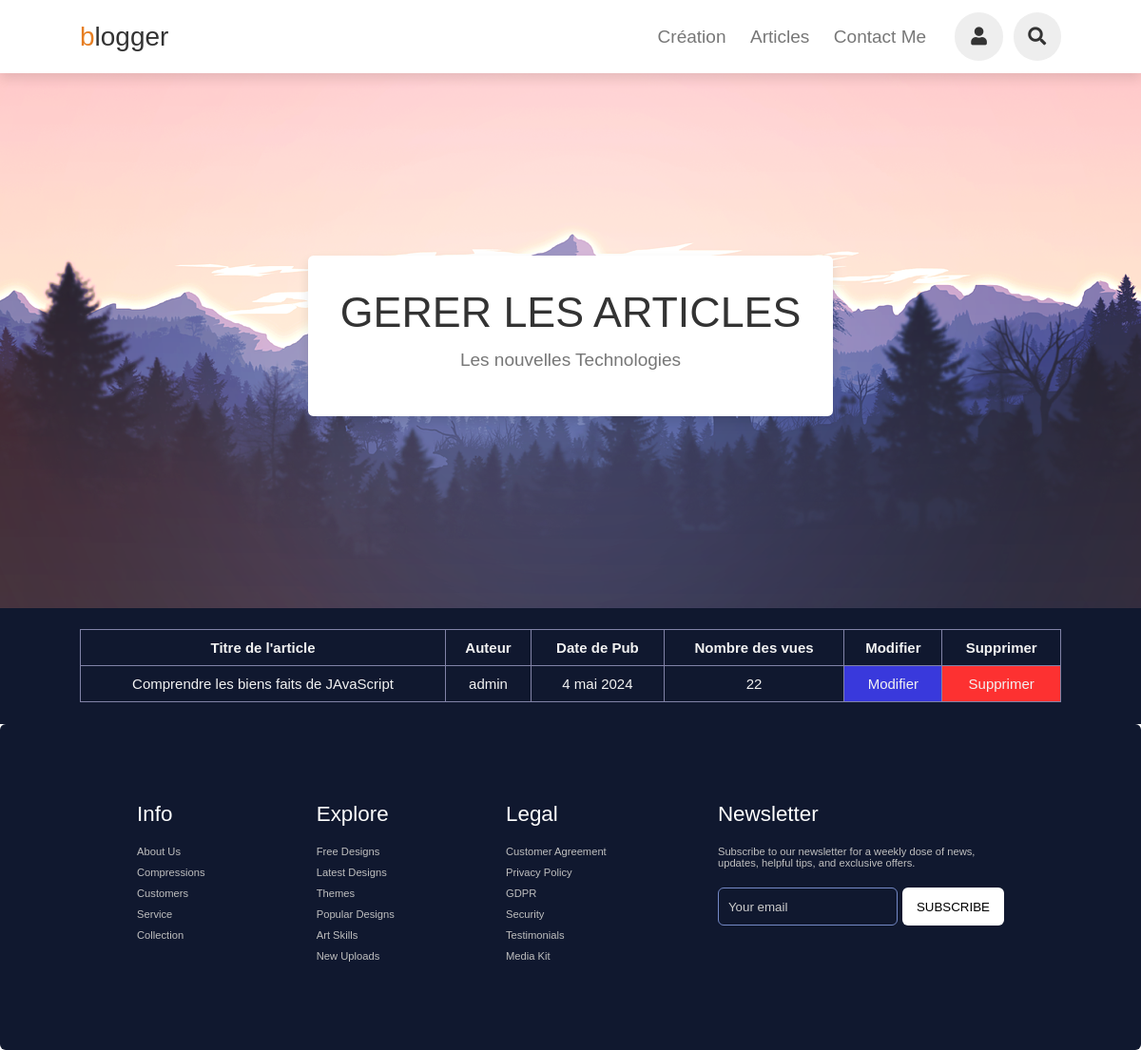
Page /managearticle/ on the earlier database version.
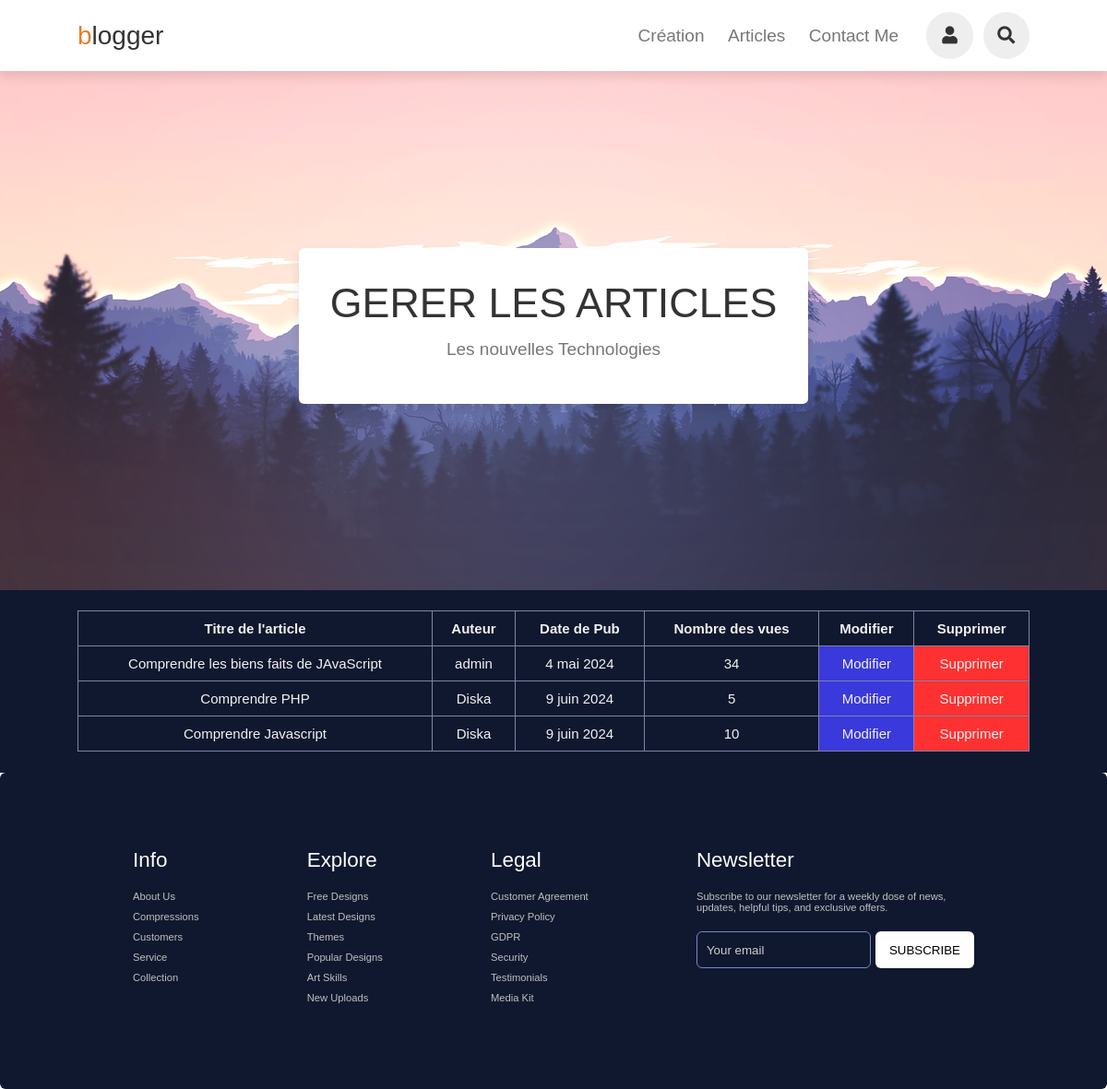
Same page on the later database version.
### blog/models.py (models this page shows, shortened)
class BlogPost(models.Model):
    author = models.ForeignKey(User, on_delete=models.SET_NULL, null=True)
    category = models.ManyToManyField(Category)
    title = models.CharField(max_length=300, blank=False)
    slug = models.SlugField()
    published = models.BooleanField(default=False)
    description = models.TextField()
    date = models.DateField(default=date.today,blank=True)
    image = models.ImageField(upload_to="images/", default="images/blog-1.jpg")
    nbre_vues = models.IntegerField(default=0)

### blog/views.py (the view)
# urls.py: path('managearticle/', views.managearticle, name="managearticle"),
def managearticle(request):
    try:
        context = {
                "post": BlogPost.objects.all(),
                "catego": Category.objects.all()
                }
    except:
        context = {
                    "message": "La page que vous cherchez n'existe pas"
                    }
    return render(request, "blog/managearticle.html", context)

### blog/templates/blog/managearticle.html (shortened to what this page needs)
{% extends "blog/base.html" %}
{% block content %}
<section class="banner" id="banner">
    <div class="content">
        <h3>GERER LES ARTICLES</h3>
        <p>Les nouvelles Technologies</p>
    </div>
</section>
<section class="tableau">
    <table class="table">
        <thead>
          <tr>
            <th scope="col">Titre de l'article</th>
            <th scope="col">Auteur</th>
            <th scope="col">Date de Pub</th>
            <th scope="col">Nombre des vues</th>
            <th scope="col">Modifier</th>
            <th scope="col">Supprimer</th>
          </tr>
        </thead>
        <tbody>
            {% for liste in post %}
          <tr>
            <td><a href="{% url 'show' liste.slug %}" class="title">{{ liste.title }}</a></td>
            <td>{{ liste.author }}</td>
            <td>{{ liste.date }}</td>
            <td>{{ liste.nbre_vues }}</td>
            <td class="modifier"><a href="{% url 'modification' liste.slug %}" class="modifier">Modifier</a></td>
            <td class="supprimer"><a href="{% url 'supprime' liste.slug %}" class="supprimer">Supprimer</a></td>
          </tr>
          {% endfor %}
        </tbody>
      </table>
</section>
{% endblock %}

Differences in the rows shown:
changed BlogPost "Comprendre les biens faits de JAvaScript": nbre_vues "22" → "34"
added BlogPost: title "Comprendre PHP", author "Diska", date "9 juin 2024", nbre_vues "5"
added BlogPost: title "Comprendre Javascript", author "Diska", date "9 juin 2024", nbre_vues "10"
